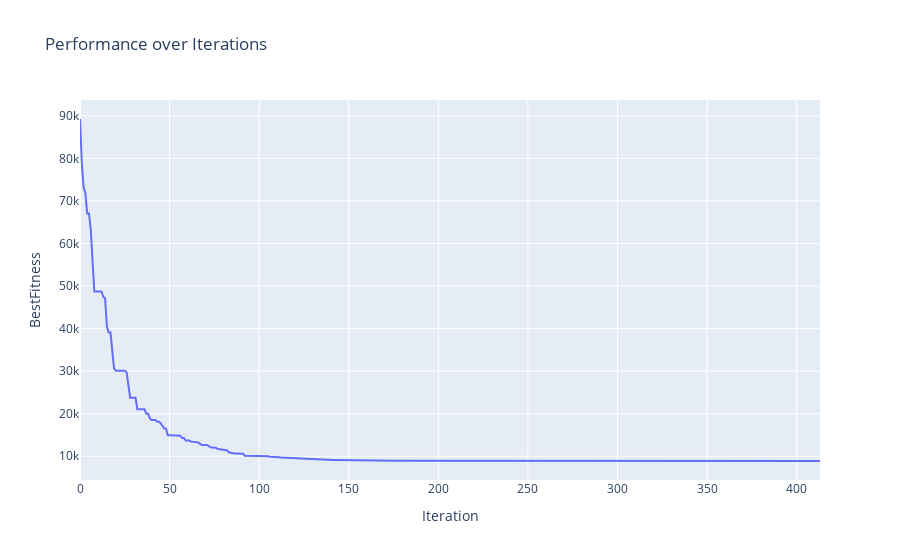

Source (notebook cell):
### Code cell
fig = px.line(run_stats, x="Iteration", y="BestFitness", line_group="NumWaypoints", title='Performance over Iterations')
fig.show()

### Figure 1 — Plotly figure (JSON) as saved in the notebook; plotly's stock layout.template omitted (floating-point values rounded to 4 significant figures; data arrays with more than 128 entries replaced by an {"elided": "..."} marker saying what was removed)
{"data": [{"hovertemplate": "NumWaypoints=12<br>Iteration=%{x}<br>BestFitness=%{y}<extra></extra>", "legendgroup": "", "line": {"color": "#636efa", "dash": "solid"}, "mode": "lines", "name": "", "orientation": "v", "showlegend": false, "type": "scatter", "x": {"elided": "414 int values"}, "xaxis": "x", "y": {"elided": "414 float values"}, "yaxis": "y"}], "layout": {"autosize": true, "legend": {"tracegroupgap": 0}, "title": {"text": "Performance over Iterations"}, "xaxis": {"anchor": "y", "autorange": true, "domain": [0, 1], "range": [0, 413], "title": {"text": "Iteration"}, "type": "linear"}, "yaxis": {"anchor": "x", "autorange": true, "domain": [0, 1], "range": [4416.0, 93720.0], "title": {"text": "BestFitness"}, "type": "linear"}}}
